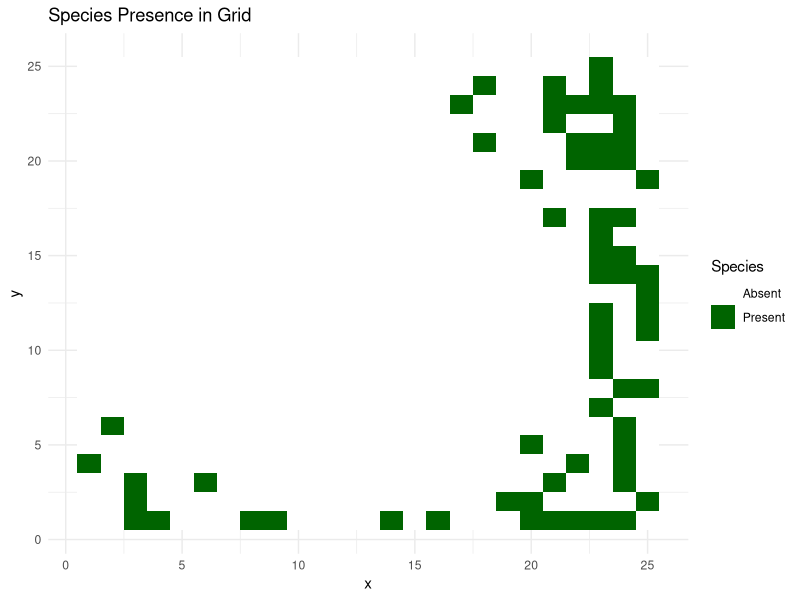
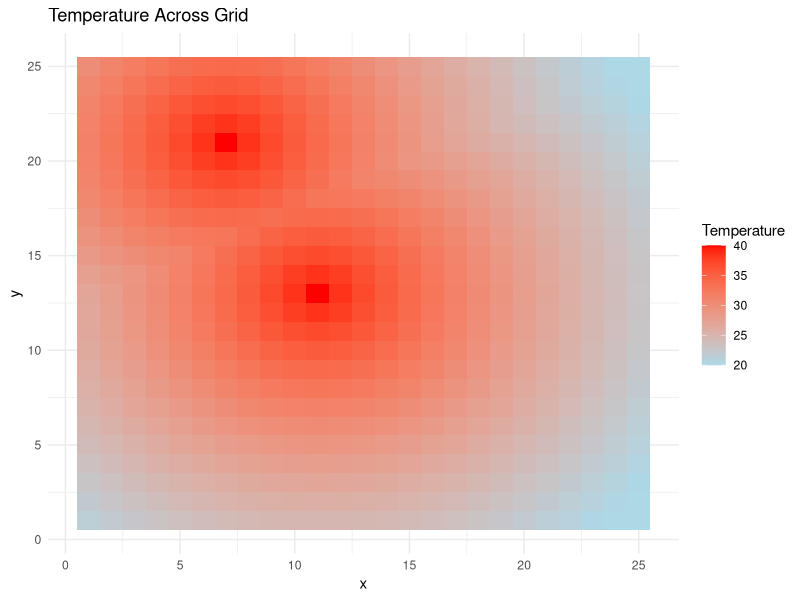
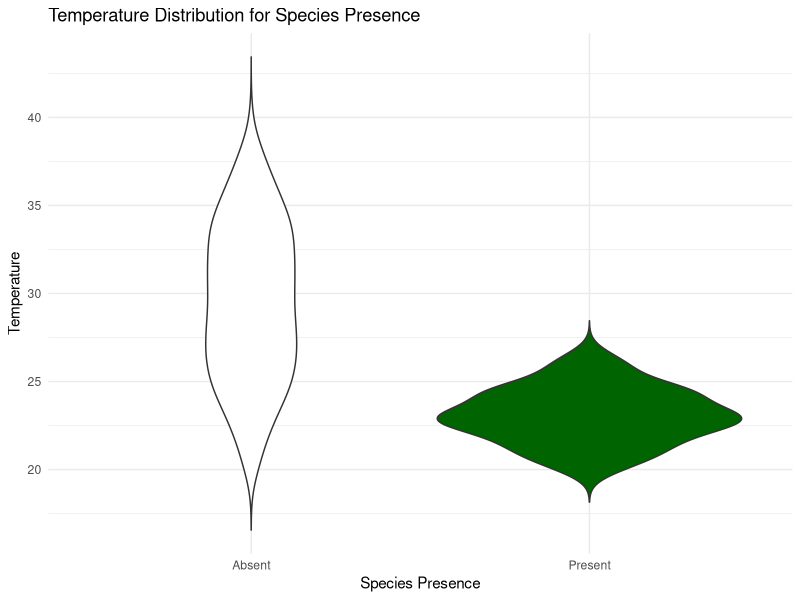

The R script that drew these images, in order:
# Load library
library(ggplot2)

# Load data
setwd("~/PhD/PhDCode")
grid <- read.csv("dummy_dataset.csv")

# Plot species presence
ggplot(grid, aes(x = x, y = y)) +
  geom_tile(aes(fill = as.factor(species_present))) +
  scale_fill_manual(values = c("white", "darkgreen"), 
                    labels = c("Absent", "Present")) +
  theme_minimal() +
  labs(title = "Species Presence in Grid", 
       fill = "Species")

# Plot temperature
ggplot(grid, aes(x = x, 
                 y = y)) +
  geom_tile(aes(fill = temperature)) +
  scale_fill_gradient(low = "lightblue", 
                      high = "red") +
  theme_minimal() +
  labs(title = "Temperature Across Grid", 
       fill = "Temperature")

# Create a violin plot
grid$species_present <- factor(grid$species_present, 
                               labels = c("Absent", "Present"))
ggplot(grid, 
       aes(x = species_present, 
           y = temperature, 
           fill = species_present)) +
  geom_violin(trim = FALSE) +
  scale_fill_manual(values = c("Absent" = "white", 
                               "Present" = "darkgreen")) +
  theme_minimal() +
  labs(title = "Temperature Distribution for Species Presence",
       x = "Species Presence",
       y = "Temperature") +
  theme(legend.position = "none")